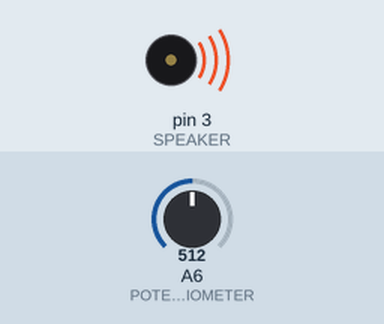
Bench run of a sketch on a simulated Arduino Nano, built with avr-gcc and run on an emulated ATmega328P. Shown: buzzer (waves = sounding). The test bench sets the inputs (shaded band); at power-on: A6 (POTENTIOMETER) = 512.

Above: at 17.1 s.
18.1 s: A6 (POTENTIOMETER) set to 331
At 20.13 s:
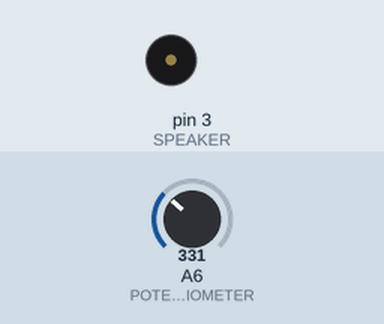
33.2 s: A6 (POTENTIOMETER) set to 351
Timing chart, 0 to 54.3 s (numbered marks = the images above; inputs shaded):
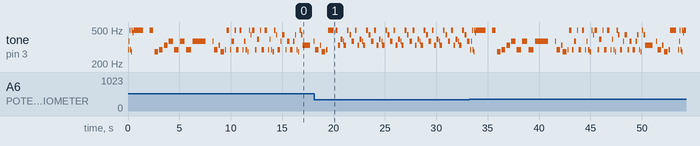

Measured:
- by itself, tone on pin 3 (SPEAKER): plays 294 Hz for 0.06 s, 370 Hz for 0.06 s, 494 Hz for 0.06 s, 294 Hz for 0.06 s, 277 Hz for 0.06 s, 494 Hz for 0.06 s … (73 notes in this stretch)

The sketch:

iPoduino.ino
```cpp
#include "basicpitches.h"
#define SPEAKER 3
#define POTENTIOMETER A6
int NOTE_DUR = 140;

void play(int note, int dur){
  tone(SPEAKER, note);
  delay(dur * NOTE_DUR);
  noTone(SPEAKER);
  delay(dur * NOTE_DUR/3);
}

void song1(){
  play(NOTE_B4, 3);
  play(NOTE_E4, 3);
  delay(1);
  play(NOTE_G4, 3);
  play(NOTE_FS4, 1);
  play(NOTE_E4, 4);
  delay(5);
  play(NOTE_B4, 3);
  play(NOTE_A4, 3);
  delay(8);
  play(NOTE_FS4, 4);
}
void song2(){
  NOTE_DUR = 58;  // Set tempo to be faster
    play(NOTE_D4, 1);
    play(NOTE_FS4, 1);
    play(NOTE_B4, 1);
    play(NOTE_D4, 1);
    play(NOTE_CS4, 1);
    play(NOTE_B4, 1);
    play(NOTE_AS4, 1);
    play(NOTE_B4, 16); //m2
    delay(NOTE_DUR*6);
    play(NOTE_B4, 6);
    play(NOTE_CS4, 6);
    play(NOTE_D4, 6);
    play(NOTE_E4, 6); //m3
    play(NOTE_FS4, 7);
    play(NOTE_D4, 7);
    play(NOTE_FS4, 8);
    play(NOTE_D4, 8);
    play(NOTE_FS4, 22);
    delay(NOTE_DUR*4);
    play(NOTE_FS4, 2); //m4
    play(NOTE_D4, 6);
    play(NOTE_E4, 2);
    play(NOTE_CS4, 6);
    play(NOTE_D4, 2);
    play(NOTE_B4, 4); //m5
    play(NOTE_D4, 2);
    play(NOTE_FS4, 4);
    play(NOTE_B4, 2);
    play(NOTE_D4, 4);
    play(NOTE_B4, 4);
    play(NOTE_D4, 2);
    play(NOTE_FS4, 2);
    play(NOTE_D4, 2);
    play(NOTE_CS4, 2);
    play(NOTE_B4, 2);
    play(NOTE_A4, 2);
    play(NOTE_B4, 4); //m6
    play(NOTE_D4, 2);
    play(NOTE_G4, 4);
    play(NOTE_B4, 2);
    play(NOTE_D4, 4);
    play(NOTE_B4, 4);
    play(NOTE_D4, 2);
    play(NOTE_G4, 2);
    play(NOTE_D4, 2);
    play(NOTE_CS4, 2);
    play(NOTE_B4, 2);
    play(NOTE_A4, 2);
    play(NOTE_D4, 4); //m7
    play(NOTE_FS4, 2);
    play(NOTE_A4, 4);
    play(NOTE_D4, 2);
    play(NOTE_FS4, 4);
    play(NOTE_D4, 4);
    play(NOTE_FS4, 2);
    play(NOTE_A4, 2);
    play(NOTE_D4, 2);
    play(NOTE_CS4, 2);
    play(NOTE_B4, 2);
    play(NOTE_A4, 2);
    play(NOTE_E4, 12); //m8
    delay(NOTE_DUR*2);
    play(NOTE_FS4, 2);
    play(NOTE_D4, 6);
    play(NOTE_E4, 2);
    play(NOTE_CS4, 6);
    play(NOTE_D4, 2);
    play(NOTE_B4, 10); //m9
}
void song3(){
  //play(NOTE_G4, 1);
}

void setup() {
  pinMode(SPEAKER, OUTPUT);
  pinMode(POTENTIOMETER, INPUT);

}

void loop() {
  int x;
  x = analogRead(POTENTIOMETER);
  if(x <= 341){
    song1();
  }else if(x <= 682){
    song2();
  }else{
    song3();
  }


}
```

basicpitches.h
```cpp
/*************************************************
 * Public Constants
 *************************************************/

#define NOTE_C4  262
#define NOTE_CS4 277
#define NOTE_D4  294
#define NOTE_DS4 311
#define NOTE_E4  330
#define NOTE_F4  349
#define NOTE_FS4 370
#define NOTE_G4  392
#define NOTE_GS4 415
#define NOTE_A4  440
#define NOTE_AS4 466
#define NOTE_B4  494
#define NOTE_C5  523
```
